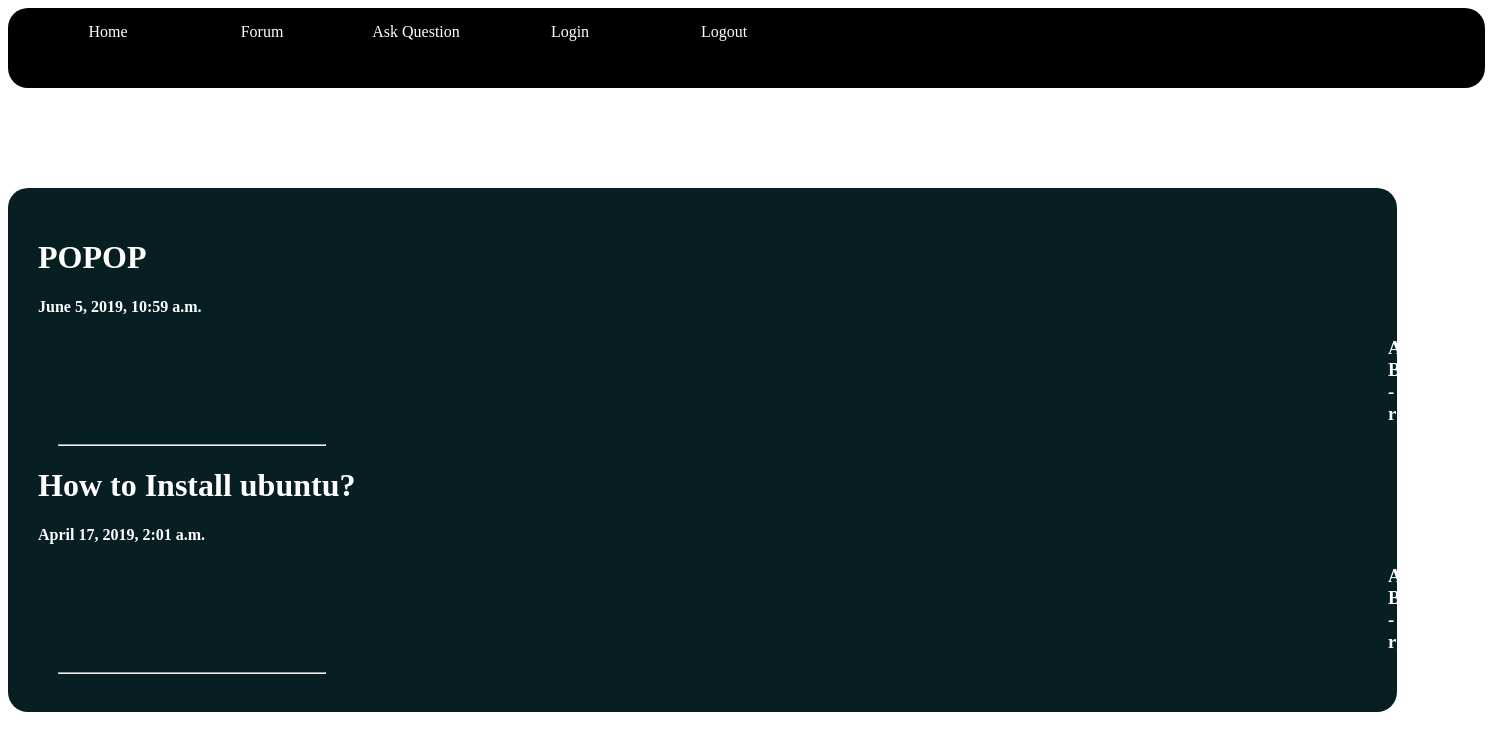
The app's page /forum/ with its own data.
### main/models.py (models this page shows, shortened)
class question(models.Model):
	author_q = models.ForeignKey(User, on_delete=models.CASCADE)
	title_q = models.CharField(max_length=100,unique = True)
	notice_q = models.TextField(max_length=1000,default='',unique = True)
	date_q = models.DateTimeField(default = timezone.now)
	url_q = models.URLField(max_length=100,blank = True)

### main/views.py (the view)
# urls.py: path('', views.index_forum.as_view(),name="forum-home"),
class index_forum(ListView):
	model = question
	template_name = 'main/index.html'
	context_object_name = 'datas'
	ordering = ['-date_q']

### main/templates/main/index.html (shortened to what this page needs)
<!DOCTYPE html>
<html>
<head>
</head>
<body>
<div class="nav-container">
		<a id="link" href="{% url 'home' %}">Home</a>
		<a id="link" href="{% url 'forum-home' %}">Forum</a>
		<a id="link" href="{% url 'write' %}">Ask Question</a>
		<a id="link" href="{% url 'login' %}">Login</a>
		<a id="link" href="{% url 'logout' %}">Logout</a>
</div>
<div class="content">
	{% if datas %}
		{% for data in datas %}
			<h1><a href='{% url "forum_detail" data.id %}'>	{{ data.title_q }}</h1></a>
				<h4>{{ data.date_q}}</h4>
				<h3>Asked By -{{ data.author_q }}</h3>
			<hr>
		{% endfor %}
	{% else %}
		<h1>No Questions yet to show</h1>
	{% endif %}
</div>
</body>
</html>

### main/templates/main/index.html (style rules this page uses)
div.nav-container { margin-top:5px; width:100%; height:80px; background-color:black; border-radius:20px; }
a#link { width:100px; height:50px; display: inline-block; border-radius:20px; color:white; text-decoration: none; text-align: center; margin-top:15px; margin-left:50px; }
div.content { width:90%; background-color: #071e22; border-radius:20px; padding:30px; margin-top:100px; }
h1 { color:white; }
a { text-decoration: none; color:white; }
h3 { color:white; margin-left:1350px; }
h4 { color:white; }
hr { width:20%; margin-left:20px; color:white; }

### records on screen
question: title_q "POPOP", date_q "June 5, 2019, 10:59 a.m.", author_q "rgrichesh45"
question: title_q "How to Install ubuntu?", date_q "April 17, 2019, 2:01 a.m.", author_q "rgrichesh45"
